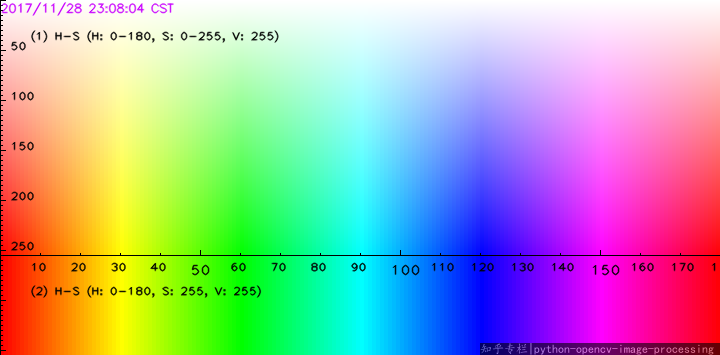
//> input picture ColourSpectrum.png, 720 x 355 px
$ ./matchmethod_orb_akaze_brisk ColourSpectrum.png HSV_Refrence.png   (built with g++ and OpenCV 4)
//> lines starting //> are read from the running program, lines starting //| are printed output that depends on the picture
#include <opencv2/core.hpp>
#include <opencv2/imgproc.hpp>
#include <opencv2/features2d.hpp>
#include <opencv2/highgui.hpp>
#include <vector>
#include <iostream>

using namespace std;
using namespace cv;

static void help()
{
    cout << "\n This program demonstrates how to detect compute and match ORB BRISK and AKAZE descriptors \n"
        "Usage: \n"
        "  ./matchmethod_orb_akaze_brisk --image1=<image1(basketball1.png as default)> --image2=<image2(basketball2.png as default)>\n"
        "Press a key when image window is active to change algorithm or descriptor";
}


int main(int argc, char *argv[])
{
    vector<String> typeDesc;
    vector<String> typeAlgoMatch;
    vector<String> fileName;
    // This descriptor are going to be detect and compute
    typeDesc.push_back("AKAZE-DESCRIPTOR_KAZE_UPRIGHT");    // see http://docs.opencv.org/trunk/d8/d30/classcv_1_1AKAZE.html
    typeDesc.push_back("AKAZE");    // see http://docs.opencv.org/trunk/d8/d30/classcv_1_1AKAZE.html
    typeDesc.push_back("ORB");      // see http://docs.opencv.org/trunk/de/dbf/classcv_1_1BRISK.html
    typeDesc.push_back("BRISK");    // see http://docs.opencv.org/trunk/db/d95/classcv_1_1ORB.html
    // This algorithm would be used to match descriptors see http://docs.opencv.org/trunk/db/d39/classcv_1_1DescriptorMatcher.html#ab5dc5036569ecc8d47565007fa518257
    typeAlgoMatch.push_back("BruteForce");
    typeAlgoMatch.push_back("BruteForce-L1");
    typeAlgoMatch.push_back("BruteForce-Hamming");
    typeAlgoMatch.push_back("BruteForce-Hamming(2)");
    cv::CommandLineParser parser(argc, argv,
        "{ @image1 | basketball1.png | }"
        "{ @image2 | basketball2.png | }"
        "{help h ||}");
    if (parser.has("help"))
    {
        help();
        return 0;
    }
    fileName.push_back(samples::findFile(parser.get<string>(0)));
    fileName.push_back(samples::findFile(parser.get<string>(1)));
    Mat img1 = imread(fileName[0], IMREAD_GRAYSCALE);
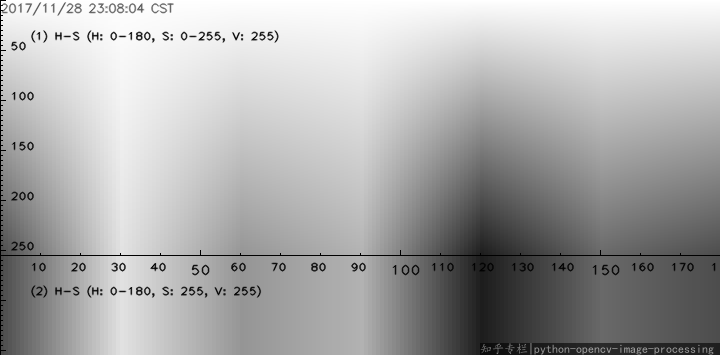
//> img1: 355 rows x 720 cols, CV_8UC1; min 0, max 255, mean 170.2
    Mat img2 = imread(fileName[1], IMREAD_GRAYSCALE);
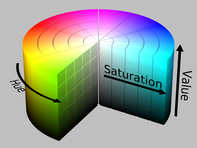
//> input picture HSV_Refrence.png, 197 x 148 px
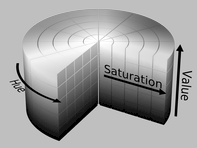
//> img2: 148 rows x 197 cols, CV_8UC1; min 0, max 255, mean 161.3
    if (img1.empty())
    {
        cerr << "Image " << fileName[0] << " is empty or cannot be found" << endl;
        return 1;
    }
    if (img2.empty())
    {
        cerr << "Image " << fileName[1] << " is empty or cannot be found" << endl;
        return 1;
    }

    vector<double> desMethCmp;
    Ptr<Feature2D> b;

    // Descriptor loop
    vector<String>::iterator itDesc;
    for (itDesc = typeDesc.begin(); itDesc != typeDesc.end(); ++itDesc)
    {
        Ptr<DescriptorMatcher> descriptorMatcher;
        // Match between img1 and img2
        vector<DMatch> matches;
        // keypoint  for img1 and img2
        vector<KeyPoint> keyImg1, keyImg2;
        // Descriptor for img1 and img2
        Mat descImg1, descImg2;
        vector<String>::iterator itMatcher = typeAlgoMatch.end();
        if (*itDesc == "AKAZE-DESCRIPTOR_KAZE_UPRIGHT"){
            b = AKAZE::create(AKAZE::DESCRIPTOR_KAZE_UPRIGHT);
        }
        if (*itDesc == "AKAZE"){
            b = AKAZE::create();
        }
        if (*itDesc == "ORB"){
            b = ORB::create();
        }
        else if (*itDesc == "BRISK"){
            b = BRISK::create();
        }
        try
        {
            // We can detect keypoint with detect method
            b->detect(img1, keyImg1, Mat());
            // and compute their descriptors with method  compute
            b->compute(img1, keyImg1, descImg1);
            // or detect and compute descriptors in one step
            b->detectAndCompute(img2, Mat(),keyImg2, descImg2,false);
            // Match method loop
            for (itMatcher = typeAlgoMatch.begin(); itMatcher != typeAlgoMatch.end(); ++itMatcher){
                descriptorMatcher = DescriptorMatcher::create(*itMatcher);
                if ((*itMatcher == "BruteForce-Hamming" || *itMatcher == "BruteForce-Hamming(2)") && (b->descriptorType() == CV_32F || b->defaultNorm() <= NORM_L2SQR))
                {
                    cout << "**************************************************************************\n";
                    cout << "It's strange. You should use Hamming distance only for a binary descriptor\n";
                    cout << "**************************************************************************\n";
                }
                if ((*itMatcher == "BruteForce" || *itMatcher == "BruteForce-L1") && (b->defaultNorm() >= NORM_HAMMING))
                {
                    cout << "**************************************************************************\n";
                    cout << "It's strange. You shouldn't use L1 or L2 distance for a binary descriptor\n";
                    cout << "**************************************************************************\n";
                }
                try
                {
                    descriptorMatcher->match(descImg1, descImg2, matches, Mat());
                    // Keep best matches only to have a nice drawing.
                    // We sort distance between descriptor matches
                    Mat index;
                    int nbMatch=int(matches.size());
                    Mat tab(nbMatch, 1, CV_32F);
                    for (int i = 0; i<nbMatch; i++)
                    {
                        tab.at<float>(i, 0) = matches[i].distance;
                    }
                    sortIdx(tab, index, SORT_EVERY_COLUMN + SORT_ASCENDING);
                    vector<DMatch> bestMatches;
                    for (int i = 0; i<30; i++)
                    {
                        bestMatches.push_back(matches[index.at<int>(i, 0)]);
                    }
                    Mat result;
                    drawMatches(img1, keyImg1, img2, keyImg2, bestMatches, result);
                    namedWindow(*itDesc+": "+*itMatcher, WINDOW_AUTOSIZE);
                    imshow(*itDesc + ": " + *itMatcher, result);
                    // Saved result could be wrong due to bug 4308
                    FileStorage fs(*itDesc + "_" + *itMatcher + ".yml", FileStorage::WRITE);
                    fs<<"Matches"<<matches;
                    vector<DMatch>::iterator it;
                    cout<<"**********Match results**********\n";
                    cout << "Index \tIndex \tdistance\n";
                    cout << "in img1\tin img2\n";
                    // Use to compute distance between keyPoint matches and to evaluate match algorithm
                    double cumSumDist2=0;
                    for (it = bestMatches.begin(); it != bestMatches.end(); ++it)
                    {
                        cout << it->queryIdx << "\t" <<  it->trainIdx << "\t"  <<  it->distance << "\n";
                        Point2d p=keyImg1[it->queryIdx].pt-keyImg2[it->trainIdx].pt;
                        cumSumDist2=p.x*p.x+p.y*p.y;
                    }
                    desMethCmp.push_back(cumSumDist2);
                    waitKey();
                }
                catch (const Exception& e)
                {
                    cout << e.msg << endl;
                    cout << "Cumulative distance cannot be computed." << endl;
                    desMethCmp.push_back(-1);
                }
            }
        }
        catch (const Exception& e)
        {
            cerr << "Exception: " << e.what() << endl;
            cout << "Feature : " << *itDesc << "\n";
            if (itMatcher != typeAlgoMatch.end())
            {
                cout << "Matcher : " << *itMatcher << "\n";
            }
        }
    }
//> after the loop, desMethCmp = [6036.5, 54607.5, -1, -1, 6966, 245659.8, 46716.1, 12555.3, 97326.1, 50947.2, 9445, 37668.4, 4882.2, 43465.8, 210110.3, 38123]
    int i=0;
    cout << "Cumulative distance between keypoint match for different algorithm and feature detector \n\t";
    cout << "We cannot say which is the best but we can say results are different! \n\t";
    for (vector<String>::iterator itMatcher = typeAlgoMatch.begin(); itMatcher != typeAlgoMatch.end(); ++itMatcher)
    {
        cout<<*itMatcher<<"\t";
    }
    cout << "\n";
    for (itDesc = typeDesc.begin(); itDesc != typeDesc.end(); ++itDesc)
    {
        cout << *itDesc << "\t";
        for (vector<String>::iterator itMatcher = typeAlgoMatch.begin(); itMatcher != typeAlgoMatch.end(); ++itMatcher, ++i)
        {
            cout << desMethCmp[i]<<"\t";
        }
        cout<<"\n";
    }
//> this loop made 4 passes
//> i on passes 1 to 4: 4, 8, 12, 16
//> after the loop, i = 16
    return 0;
}
